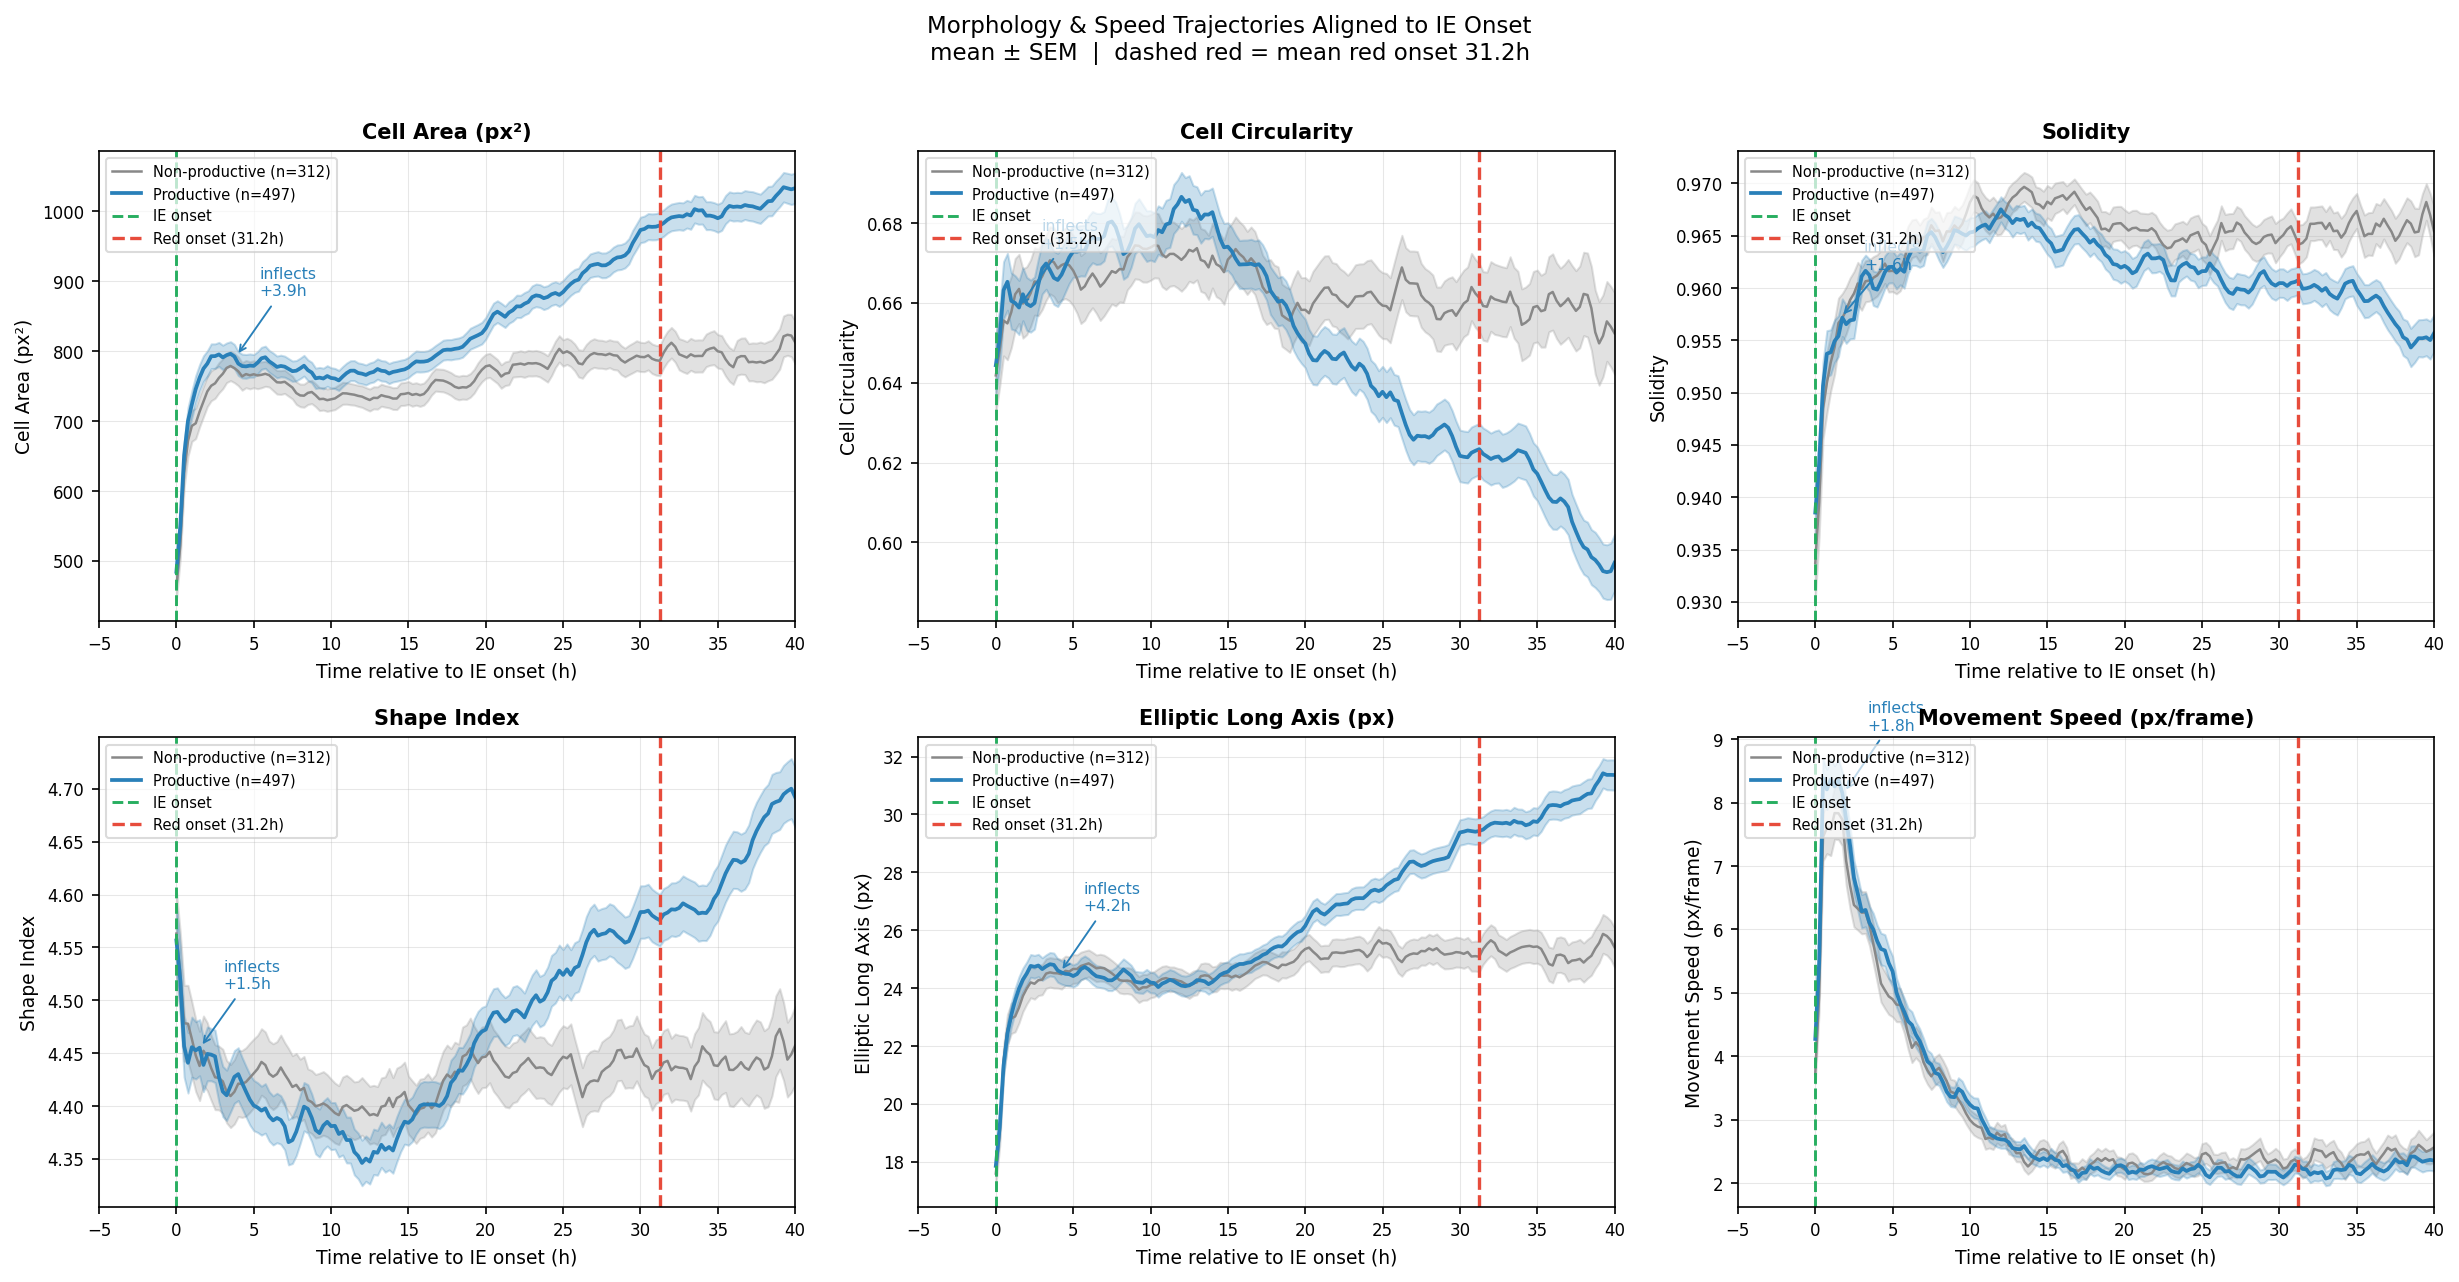

This chart was generated by the following Python code:
"""
Morphology & movement-speed trajectories aligned to GFP (IE) onset.

Produces two figures:
  morphology_speed_trajectories.png      — 6-panel original feature set
  morphology_speed_trajectories_all.png  — 12-panel full available feature set
"""

import os
import math
import numpy as np
import pandas as pd
import matplotlib
matplotlib.use("Agg")
import matplotlib.pyplot as plt
from scipy.signal import savgol_filter

# ── paths ──────────────────────────────────────────────────────────────────────
ROOT     = os.path.dirname(os.path.dirname(os.path.abspath(__file__)))
TS_CSV   = os.path.join(ROOT, "cache", "python_export", "timeseries_data.csv")
EF_CSV   = os.path.join(ROOT, "cache", "python_export", "extra_features.csv")
MD_CSV   = os.path.join(ROOT, "cache", "python_export", "model_df.csv")
OUT_6    = os.path.join(ROOT, "barrier_analysis", "morphology_speed_trajectories.png")
OUT_ALL  = os.path.join(ROOT, "barrier_analysis", "morphology_speed_trajectories_all.png")

# ── parameters ─────────────────────────────────────────────────────────────────
T_MIN_H  = -5.0
T_MAX_H  = 40.0
BIN_W_H  = 0.25
MIN_N    = 5
ROLL_WIN = 3
SG_WIN   = 11
SG_POLY  = 3

FEATURES_6 = [
    ("Area_cell",          "Cell Area (px²)"),
    ("Circ_cell",          "Cell Circularity"),
    ("Solidity",           "Solidity"),
    ("Shape_index",        "Shape Index"),
    ("El_long_axis",       "Elliptic Long Axis (px)"),
    ("speed_px_per_frame", "Movement Speed (px/frame)"),
]

FEATURES_ALL = [
    ("Area_cell",          "Cell Area (px²)"),
    ("Area_nuc",           "Nucleus Area (px²)"),
    ("nuc_ratio",          "Nucleus/Cell Area Ratio"),
    ("Circ_cell",          "Cell Circularity"),
    ("Circ_nuc",           "Nucleus Circularity"),
    ("Solidity",           "Solidity"),
    ("Shape_index",        "Shape Index"),
    ("El_long_axis",       "Elliptic Long Axis (px)"),
    ("Ctrst.ch4",          "BF Contrast"),
    ("Mean_ch4",           "BF Mean Intensity"),
    ("ch2_corrected",      "GFP Intensity"),
    ("Mean.ch1",           "BFP Intensity (cytoplasm)"),
    ("speed_px_per_frame", "Movement Speed (px/frame)"),
]

PROD_COLOR  = "#2980b9"
NP_COLOR    = "#888888"
ONSET_COLOR = "#27ae60"
RED_COLOR   = "#e74c3c"

# ── load & merge ───────────────────────────────────────────────────────────────
print("Loading data …")
ts = pd.read_csv(TS_CSV, low_memory=False)
ef = pd.read_csv(EF_CSV)
md = pd.read_csv(MD_CSV)[["Track.ID", "delay_green_to_red"]]

ts["El_long_axis"] = pd.to_numeric(ts["El_long_axis"], errors="coerce")

df = ts.merge(ef[["Track.ID", "Frame", "speed_px_per_frame", "Circ_cell", "Mean_ch4"]],
              on=["Track.ID", "Frame"], how="left")
df = df.merge(md, on="Track.ID", how="left")

df["productive"] = df["delay_green_to_red"].notna() & np.isfinite(df["delay_green_to_red"])
df = df[df["abs_gfp_onset_min"].notna()].copy()
df["t_rel_h"] = (df["T_min"] - df["abs_gfp_onset_min"]) / 60.0

prod_count = df[df["productive"]]["Track.ID"].nunique()
np_count   = df[~df["productive"]]["Track.ID"].nunique()
print(f"  Productive: {prod_count}  |  Non-productive: {np_count}")

# ── red onset reference ────────────────────────────────────────────────────────
delays_h   = df[df["productive"]].drop_duplicates("Track.ID")["delay_green_to_red"] / 60.0
mean_red_h = delays_h.mean()
print(f"  Mean red onset: {mean_red_h:.1f}h")

# ── outlier clip (1–99th pct per feature) ──────────────────────────────────────
all_feats = list({f for f, _ in FEATURES_6 + FEATURES_ALL})
for feat in all_feats:
    if feat in df.columns:
        lo, hi = df[feat].quantile(0.01), df[feat].quantile(0.99)
        df[feat] = df[feat].clip(lo, hi)

# ── time bins ─────────────────────────────────────────────────────────────────
bins = np.arange(T_MIN_H, T_MAX_H + BIN_W_H, BIN_W_H)
df["t_bin"] = (df["t_rel_h"] / BIN_W_H).round() * BIN_W_H


def bin_stats(subdf, feat):
    valid   = subdf[["Track.ID", "t_bin", feat]].dropna(subset=[feat])
    grouped = valid.groupby("t_bin")[feat]
    mn  = grouped.mean()
    sem = grouped.std() / np.sqrt(grouped.count())
    n   = grouped.count()
    mask = (n >= MIN_N) & mn.index.isin(bins)
    return mn[mask], sem[mask]


def smooth(s):
    return s.rolling(ROLL_WIN, center=True, min_periods=1).mean()


def detect_inflection(times, values):
    times  = np.asarray(times, float)
    values = np.asarray(values, float)
    finite = np.isfinite(values)
    if finite.sum() < SG_WIN:
        return None
    vals_c = np.interp(times, times[finite], values[finite])
    try:
        sm = savgol_filter(vals_c, window_length=SG_WIN, polyorder=SG_POLY)
    except ValueError:
        return None
    d2      = np.gradient(np.gradient(sm, times), times)
    post    = times > 0.0
    if post.sum() < 2:
        return None
    d2p, tp = d2[post], times[post]
    chg     = np.where(np.diff(np.sign(d2p)))[0]
    if not len(chg):
        return None
    i       = chg[0]
    t0, t1  = tp[i], tp[i + 1]
    d0, d1_ = d2p[i], d2p[i + 1]
    return float(t0 - d0 * (t1 - t0) / (d1_ - d0)) if d1_ != d0 else float((t0 + t1) / 2)


def draw_panel(ax, feat, label, prod_df, np_df):
    mn_p,  sem_p  = bin_stats(prod_df, feat)
    mn_np, sem_np = bin_stats(np_df,   feat)
    mn_p_s,  sem_p_s  = smooth(mn_p),  smooth(sem_p)
    mn_np_s, sem_np_s = smooth(mn_np), smooth(sem_np)

    infl_h = detect_inflection(mn_p_s.index.values, mn_p_s.values)

    ax.fill_between(mn_np_s.index, mn_np_s - sem_np_s, mn_np_s + sem_np_s,
                    color=NP_COLOR, alpha=0.25)
    ax.plot(mn_np_s.index, mn_np_s, color=NP_COLOR, lw=1.2,
            label=f"Non-productive (n={np_count})")

    ax.fill_between(mn_p_s.index, mn_p_s - sem_p_s, mn_p_s + sem_p_s,
                    color=PROD_COLOR, alpha=0.25)
    ax.plot(mn_p_s.index, mn_p_s, color=PROD_COLOR, lw=1.8,
            label=f"Productive (n={prod_count})")

    ax.axvline(0,          color=ONSET_COLOR, lw=1.4, ls="--", label="IE onset")
    ax.axvline(mean_red_h, color=RED_COLOR,   lw=1.6, ls="--",
               label=f"Red onset ({mean_red_h:.1f}h)")

    if infl_h is not None:
        idx_n   = np.argmin(np.abs(mn_p_s.index.values - infl_h))
        y_infl  = mn_p_s.iloc[idx_n]
        y_range = mn_p_s.max() - mn_p_s.min()
        ax.annotate(
            f"inflects\n+{infl_h:.1f}h",
            xy=(infl_h, y_infl),
            xytext=(infl_h + 1.5, y_infl + y_range * 0.15),
            fontsize=7.5, color=PROD_COLOR,
            arrowprops=dict(arrowstyle="->", color=PROD_COLOR, lw=0.9),
            ha="left", va="bottom",
        )

    ax.set_xlim(T_MIN_H, T_MAX_H)
    ax.set_xlabel("Time relative to IE onset (h)", fontsize=9)
    ax.set_ylabel(label, fontsize=9)
    ax.set_title(label, fontsize=10, fontweight="bold")
    ax.tick_params(labelsize=8)
    ax.grid(True, alpha=0.3, lw=0.5)
    ax.legend(fontsize=7, loc="upper left", framealpha=0.7)

    return infl_h


def make_figure(features, outpath, ncols=3):
    n     = len(features)
    nrows = math.ceil(n / ncols)
    fig, axes = plt.subplots(nrows, ncols,
                             figsize=(ncols * 5.5, nrows * 4.2))
    axes = axes.flatten()
    prod_df = df[df["productive"]]
    np_df   = df[~df["productive"]]

    summary = []
    for ax, (feat, label) in zip(axes, features):
        infl_h = draw_panel(ax, feat, label, prod_df, np_df)
        summary.append((feat, f"{infl_h:+.1f}h" if infl_h is not None else "n/d"))

    # hide unused axes
    for ax in axes[n:]:
        ax.set_visible(False)

    fig.suptitle(
        f"Morphology & Speed Trajectories Aligned to IE Onset\n"
        f"mean ± SEM  |  dashed red = mean red onset {mean_red_h:.1f}h",
        fontsize=11, y=1.01,
    )
    plt.tight_layout()
    plt.savefig(outpath, dpi=150, bbox_inches="tight")
    plt.close(fig)
    print(f"Saved → {outpath}")
    return summary


# ── generate figures ───────────────────────────────────────────────────────────
print("\n── Figure 1: 6-panel ──")
summary6 = make_figure(FEATURES_6, OUT_6, ncols=3)

print("\n── Figure 2: all features ──")
summary_all = make_figure(FEATURES_ALL, OUT_ALL, ncols=4)

# ── print summary ─────────────────────────────────────────────────────────────
print("\nInflection times after IE onset (all features):")
print(f"  {'Feature':<24}  Inflection")
print(f"  {'-'*24}  ----------")
for feat, t in summary_all:
    print(f"  {feat:<24}  {t}")
